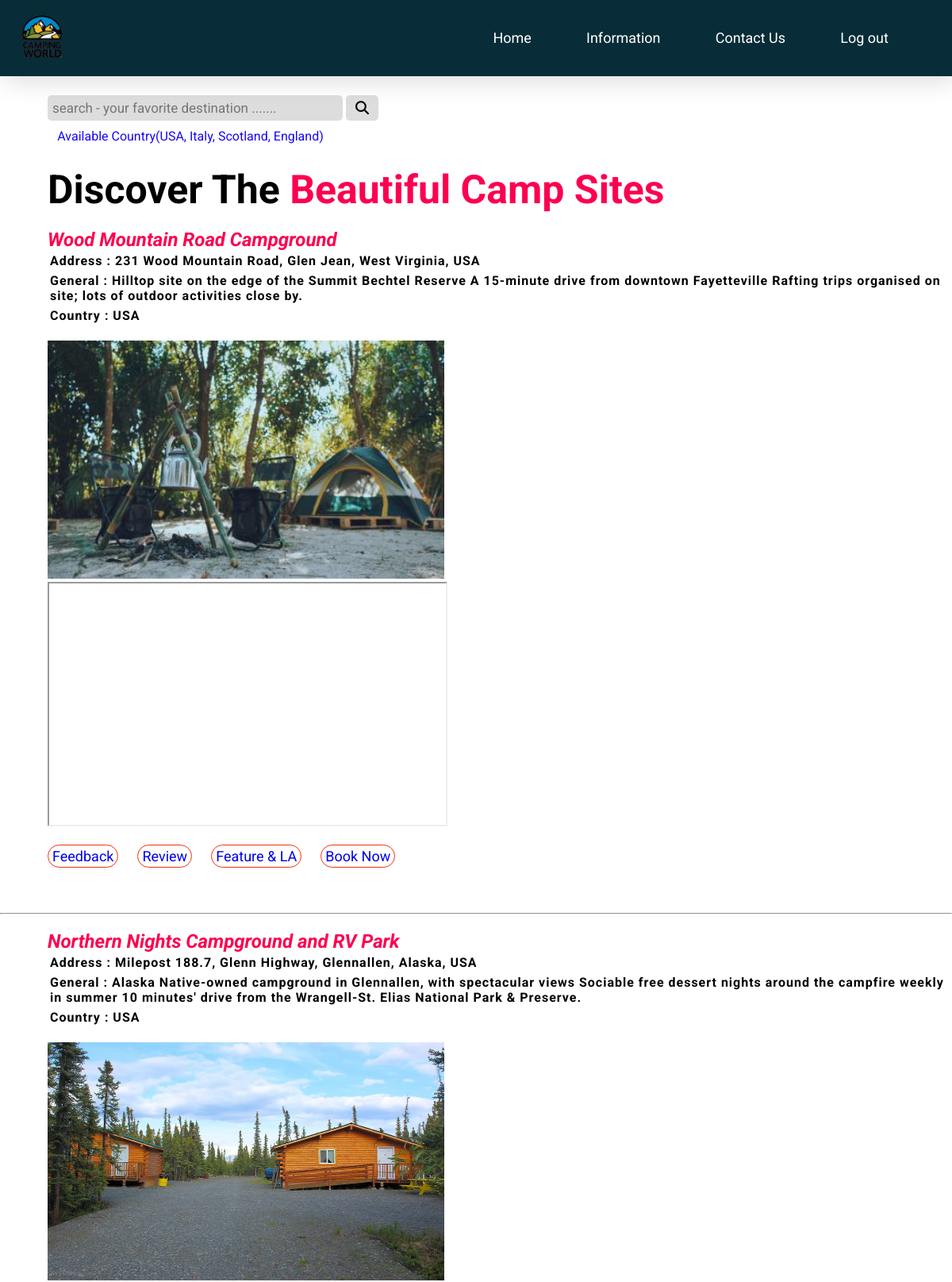
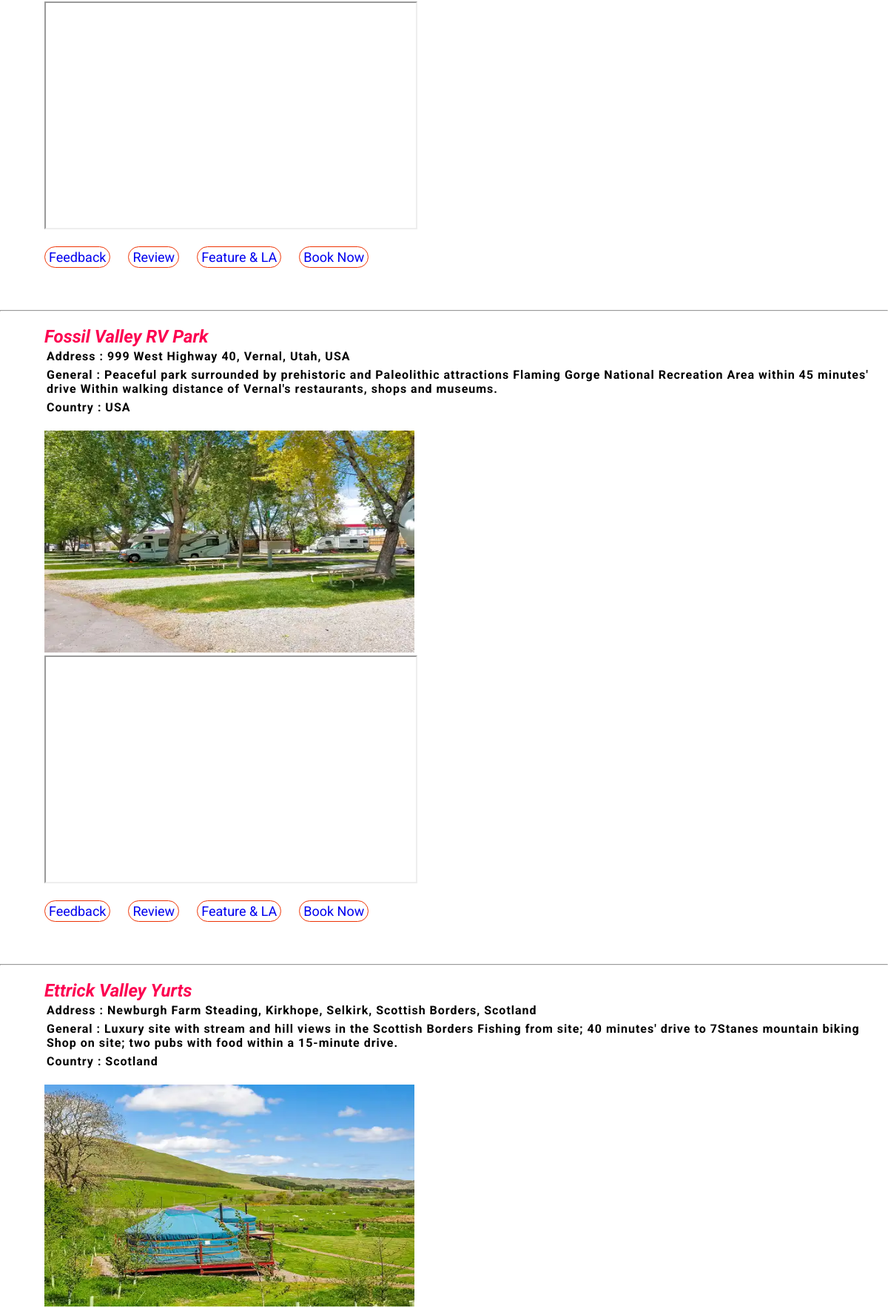
Screenshot of /camping_list.php (upper part) with the database file from the repository (2 pictures, top to bottom).
### tables this page shows
CREATE TABLE `pitch_info` (
  `id` int(11) NOT NULL,
  `pitch_name` varchar(100) NOT NULL,
  `address` text NOT NULL,
  `general` text NOT NULL,
  `location` text NOT NULL,
  `country` varchar(100) NOT NULL,
  `photo` varchar(200) NOT NULL,
  `remark` text DEFAULT NULL
);

### camping_list.php (the view, shortened to what this page needs)
<!DOCTYPE html>
<html>
<head>
	<link rel="stylesheet" href="./CSS/style.css?<?php echo time(); ?>">
</head>
<body>
<section class="header" id="home">
            <nav>
                <a href="adminmenu.php"><img src="./Images/logo2.png" class="logo" alt="logo" title="camping world"></a>
                <div class="nav-links">
                    <ul>
                        <li><a href="adminmenu.php">Home</a></li>
						<li><a href="camping_list.php">Information</a></li>
						<li><a href="contactus.php">Contact Us</a></li>
                        <li><a href="logout.php">Log out</a></li>
                    </ul>
                </div>
            </nav>
	<div class="s-container">
		<form action="search_process.php" method="POST">
			<input type="text" placeholder="search - your favorite destination ......." name="country">
			<button type="submit"><i class="fa fa-search"></i></button>
		</form>
		<p>Available Country(USA, Italy, Scotland, England)</p>
		<h1>Discover The <span>Beautiful Camp Sites</span></h1>
	</div>
	<?php
	include("connection.php");
	$urname = $_SESSION['username'];
	$sql = "select * from pitch_info";
	$result = mysqli_query($connection, $sql);
	$num_rows = mysqli_num_rows($result);
	for ($i = 0; $i < $num_rows; $i++) {
		$record = mysqli_fetch_assoc($result);
		echo "<div class='tt'>";
		echo "<span><h2><i>" . $record['pitch_name'] . "</i></h2></span>";
		echo "<h4>Address :    " . $record['address'] . "</h4>";
		echo "<h4>General :    " . $record['general'] . "</h4>";
		echo "<h4>Country :    " . $record['country'] . "</h4>";
		echo "<br>";
		echo "<img src='" . $record['photo'] . "' width='500' height='300'><br>";
		echo "<iframe src='" . $record['location'] . "' width='500' height='300'></iframe><br>";
		if ($urname == "admin") {
				$id = $record['id'];
			echo "<br><br><button> <a href='#' onclick='deleteConfirm(" . $id . ")'>Delete</a></button>";
			echo "<button><a href='updatelist.php?id=" . $record['id'] . "'>Update</a></button>";
			echo "<button><a href='pitch_form.php'>Entry</a></button>";
			echo "<button><a href='review_list.php?id=".$record['id']."'>Review</a></button>";
			echo "<button><a href='features_list.php?id=".$record['id']."'>Feature & LA</a></button>";
			echo "<button><a href='booking_list.php'>Booklists</a></button>";
			echo "<button><a href='contact_list.php'>Contactlists</a></button>";
		}
		else{
			echo "<br><button><a href='reviewform.php'>Feedback</a></button>";
			echo "<button><a href='review_list.php?id=".$record['id']."'>Review</a></button>";
			echo "<button><a href='features_list.php?id=".$record['id']."'>Feature & LA</a></button>";
			echo "<button><a href='book.php.?id=" . $record['id'] . "'>Book Now</a></button>";
		}
		echo "</div>";
		echo "<br><br><br>";
		echo "<hr>";
	}
	?>
</body>
</html>

### CSS/style.css (style rules this page uses)
* { margin: 0; padding: 0; font-family: 'Roboto', sans-serif; text-decoration: none; list-style: none; scroll-behavior: smooth; }
body { background-color: #ffffff; }
.header { position: relative; z-index: 1; width: 100%; height: 100vh; }
nav { width: 100%; position: fixed; background-color: rgb(8, 45, 56); box-shadow: 5px 5px 30px rgba(0, 0, 0, 15%); display: flex; align-items: center; justify-content: space-between; }
nav .logo { width: 60px; margin: 2vh; margin-left: 30%; }
.nav-links { flex: 1; text-align: right; }
.nav-links ul li { list-style: none; display: inline-block; padding: 10px 5px; position: relative; margin-right: 5%; }
input[type=text] { width: 30%; padding: 6px; margin-top: 25px; font-size: 17px; border: none; border-radius: 5px; }
.nav-links ul li a { color: #ffffff; text-decoration: none; font-size: 18px; }
.nav-links ul li ::after { content: ''; width: 0%; height: 2px; background: #f44336; display: block; margin: auto; transition: 0.5s; }
p { padding-bottom: 2%; color: rgb(22, 6, 252); }
p { text-align: center; }
h1 { color: #ffffff; }
hr { color: #e27802; background-color: #e27802; }
.s-container input[type=text] { width: 30%; padding: 6px; margin-top: 10%; font-size: 17px; border: none; border-radius: 5px; margin-left: 5%; background: #ddd; }
.s-container button { padding: 6px 12px; margin-top: 0px; background: #ddd; font-size: 17px; border: none; cursor: pointer; border-radius: 5px; margin-left: 0%; }
.s-container h1 { color: black; margin-left: 5%; font-size: 50px; padding-top: 5px; }
.s-container p { margin-right: 60%; padding-top: 10px; }
.tt h2 { margin-left: 5%; color: base64_encode; padding-top: 20px; }
.s-container span { color: #fc0050; }
.tt span { color: #fc0050; }
.tt h4 { margin-left: 5%; color: base64_encode; padding: 3px; letter-spacing: 1px; }
.tt iframe { margin-left: 5%; padding-bottom: 4px; }
.tt img { margin-left: 5%; }
.tt button { margin-left: 5%; border: 1px solid #ee3304; border-radius: 20px; padding: 3px 5px; margin-right: -3%; font-size: 18px; background: transparent; position: relative; cursor: pointer; }

### rows the page displays
pitch_info: pitch_name "Wood Mountain Road Campground", address "231 Wood Mountain Road, Glen Jean, West Virginia, USA", general "Hilltop site on the edge of the Summit Bechtel Reserve A 15-minute drive from downtown Fayetteville Rafting trips organised on site; lots of outdoor activities close by.", country "USA", photo (picture)
pitch_info: pitch_name "Northern Nights Campground and RV Park", address "Milepost 188.7, Glenn Highway, Glennallen, Alaska, USA", general "Alaska Native-owned campground in Glennallen, with spectacular views Sociable free dessert nights around the campfire weekly in summer 10 minutes' drive from the Wrangell-St. Elias National Park & Preserve.", country "USA", photo (picture)
pitch_info: pitch_name "Fossil Valley RV Park", address "999 West Highway 40, Vernal, Utah, USA", general "Peaceful park surrounded by prehistoric and Paleolithic attractions Flaming Gorge National Recreation Area within 45 minutes' drive Within walking distance of Vernal's restaurants, shops and museums.", country "USA", photo (picture)
pitch_info: pitch_name "Ettrick Valley Yurts", address "Newburgh Farm Steading, Kirkhope, Selkirk, Scottish Borders, Scotland", general "Luxury site with stream and hill views in the Scottish Borders Fishing from site; 40 minutes' drive to 7Stanes mountain biking Shop on site; two pubs with food within a 15-minute drive.", country "Scotland", photo (picture)
